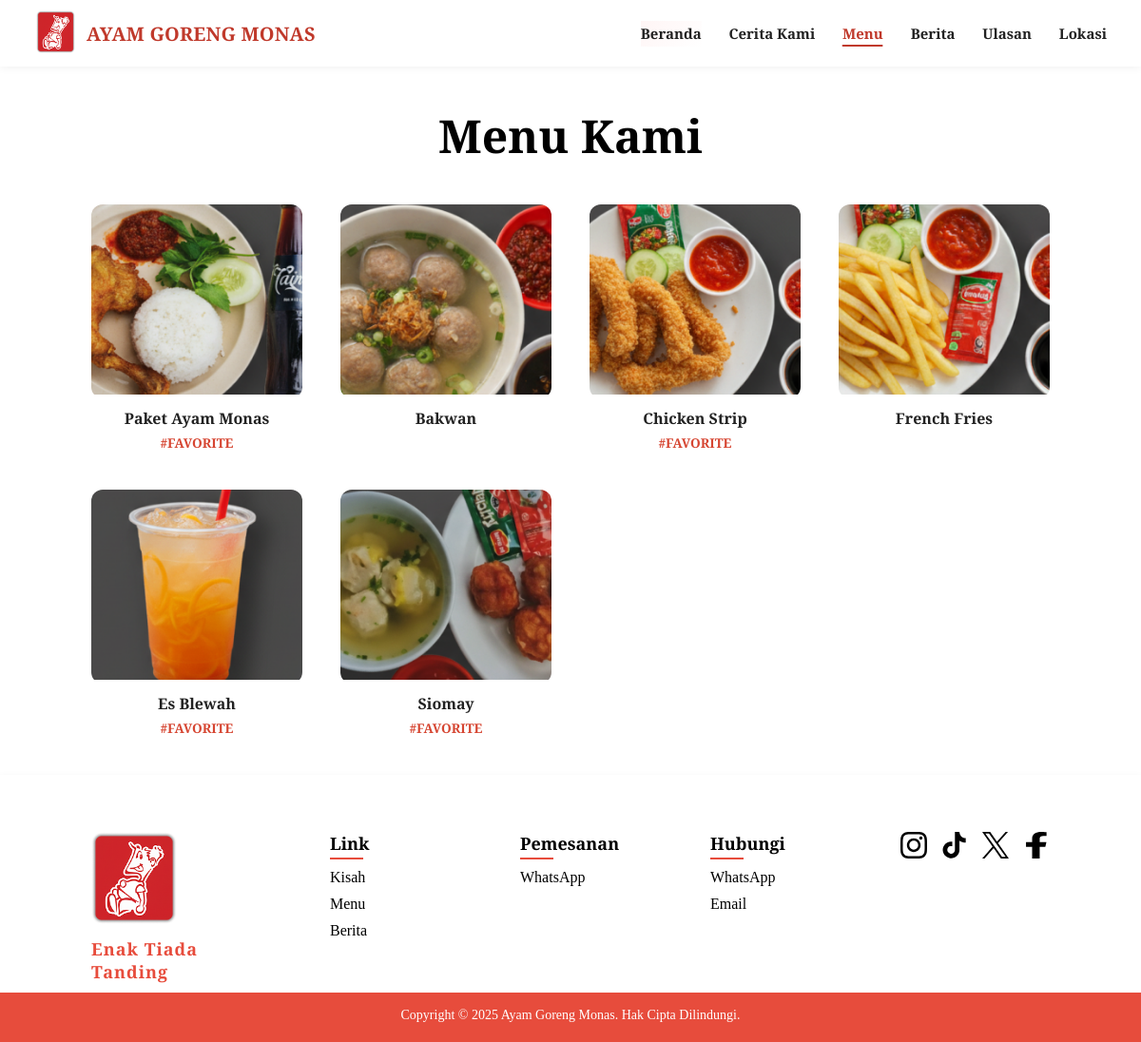
Page /menu.php on the committed database.
### tables this page shows
CREATE TABLE menu (
    id INT AUTO_INCREMENT PRIMARY KEY,
    nama VARCHAR(50) NOT NULL,
    gambar VARCHAR(100) NOT NULL,
    status VARCHAR(20) DEFAULT NULL
);

### menu.php (the view, shortened to what this page needs)
<!DOCTYPE html>
<html>
  <head>
    <link rel="stylesheet" href="./style/header.css" />
    <link rel="stylesheet" href="./style/menu.css" />
    <link rel="stylesheet" href="./style/location.css" />
    <link rel="stylesheet" href="./style/review.css" />
    <link rel="stylesheet" href="./style/home.css" />
    <link rel="stylesheet" href="./style/story.css" />
    <link rel="stylesheet" href="./style/footer.css" />
    <link rel="stylesheet" href="./style/news.css" />
  </head>
  <body>
    <section class="main-header">
      <div class="header-left">
        <div class="restaurant-logo">
          <img src="./source/Logo.png" alt="restaurant-logo" />
        </div>
        <div class="restaurant-name">AYAM GORENG MONAS</div>
      </div>
      <div class="header-right">
        <a href="index.html" class="nav home">Beranda</a>
        <a href="story.html" class="nav story">Cerita Kami</a>
        <a href="menu.php" class="nav menu active">Menu</a>
        <a href="news.php" class="nav news">Berita</a>
        <a href="review.php" class="nav review">Ulasan</a>
        <a href="location.html" class="nav location">Lokasi</a>
      </div>
    </section>
    <section class="menu">
  <h2>Menu Kami</h2>
  <div class="menu-grid">
    <?php
    $conn = mysqli_connect("localhost", "root", "", "ayamgoreng_monas");
    $sql = "SELECT * FROM menu";
    $result = mysqli_query($conn, $sql);
    if (mysqli_num_rows($result) > 0) {
      while ($row = mysqli_fetch_assoc($result)) {
        $menuData = htmlspecialchars(json_encode($row), ENT_QUOTES, 'UTF-8');
        echo '<div class="menu-item" onclick="openMenuModal(' . $menuData . ')">';
        echo '  <div class="menu-image-wrapper">';
        echo '    <img src="./Source/Daftar menu/' . htmlspecialchars($row['gambar']) . '" alt="' . htmlspecialchars($row['nama']) . '">';
        echo '  </div>';
        echo '  <div class="menu-info">';
        echo '    <p>' . htmlspecialchars($row['nama']) . '</p>';
        if (!empty($row['status'])) {
          echo '    <span class="favorite">#' . htmlspecialchars($row['status']) . '</span>';
        }
        echo '  </div>';
        echo '</div>';
      }
    } else {
      echo "<p>Tidak ada menu tersedia.</p>";
    }
    ?>
  </div>
</section>
    <section class="footer">
      <div class="footer-container">
        <div class="footer-logo">
          <img src="./Source/Logo.png" alt="Ayam Goreng Monas Logo" />
          <p class="footer-slogan">Enak Tiada Tanding</p>
        </div>
        <div class="footer-column">
          <h3>Link</h3>
          <ul>
            <li><a href="story.html">Kisah</a></li>
            <li><a href="menu.php">Menu</a></li>
            <li><a href="news.php">Berita</a></li>
          </ul>
        </div>
        <div class="footer-column">
          <h3>Pemesanan</h3>
          <ul>
            <li><a href="https://wa.me/6281234567890" target="_blank">WhatsApp</a></li>
          </ul>
        </div>
        <div class="footer-column">
          <h3>Hubungi</h3>
          <ul>
            <li><a href="https://wa.me/6281234567890" target="_blank">WhatsApp</a></li>
            <li><a href="mailto:ayamgorengmonas@gmail.com">Email</a></li>
          </ul>
        </div>
        <div class="footer-social">
          <a href="#" class="social-icon"><img src="./source/instagram.svg" alt="Instagram" /></a>
          <a href="#" class="social-icon"><img src="./source/tiktok.svg" alt="TikTok" /></a>
          <a href="#" class="social-icon"><img src="./source/x.svg" alt="X" /></a>
          <a href="#" class="social-icon"><img src="./source/facebook.svg" alt="Facebook" /></a>
        </div>
      </div>
      <div class="footer-bottom">
        <p>Copyright &copy; 2025 Ayam Goreng Monas. Hak Cipta Dilindungi.</p>
      </div>
    </section>
  </body>
</html>

### Style/header.css (style rules this page uses)
* { margin: 0; padding: 0; box-sizing: border-box; }
.main-header { width: 100%; background-color: #ffffff; box-shadow: 0 2px 8px rgba(0, 0, 0, 0.05); position: sticky; top: 0; z-index: 1000; display: flex; justify-content: space-between; align-items: center; padding: 6px 3vw; height: 70px; transition: all 0.3s ease; }
.header-left { display: flex; align-items: center; gap: 10px; }
.restaurant-logo img { width: 45px; height: 45px; object-fit: contain; transition: transform 0.3s ease; }
.restaurant-name { font-family: "Slabo 27px", serif; font-size: 20px; font-weight: 700; color: #c0392b; letter-spacing: 0.2px; transition: color 0.3s ease; }
.header-right { display: flex; align-items: center; justify-content: flex-end; gap: 1.8rem; }
.header-right a { position: relative; text-decoration: none; font-family: "Slabo 27px", serif; font-size: 15px; font-weight: 600; color: #222; transition: color 0.3s ease; line-height: 1; display: inline-block; padding: 6px 0; }
.header-right a::after { content: ""; position: absolute; left: 50%; bottom: 0; width: 0; height: 2px; background-color: #c0392b; transition: all 0.3s ease; transform: translateX(-50%); border-radius: 1px; }
.header-right a.active { color: #c0392b; }
.header-right a.active::after { width: 100%; bottom: 0; background-color: #c0392b; }

### Style/menu.css (style rules this page uses)
.menu { text-align: center; padding: 40px 8vw; font-family: "Slabo 27px", serif; background-color: #fff; }
.menu h2 { font-size: 3rem; margin-bottom: 40px; color: #000; font-weight: 700; }
.menu-grid { display: grid; grid-template-columns: repeat(auto-fit, minmax(220px, 1fr)); gap: 40px; }
.menu-item { cursor: pointer; opacity: 0; transform: translateY(30px); transition: opacity 0.6s ease, transform 0.6s ease; }
.menu-item.show { opacity: 1; transform: translateY(0); }
.menu-image-wrapper { border-radius: 12px; overflow: hidden; }
.menu-image-wrapper img { width: 100%; height: 200px; object-fit: cover; transition: transform 0.4s ease; }
.menu-info { margin-top: 10px; }
.menu-info p { font-weight: 600; color: #222; margin: 5px 0; }
.favorite { color: #d64531; font-size: 0.85rem; font-weight: 600; }

### Style/location.css (style rules this page uses)
* { margin: 0; padding: 0; box-sizing: border-box; }
html, body { height: 100%; }
body { display: flex; flex-direction: column; min-height: 100vh; }
.main-header, .location { flex-shrink: 0; }
.location { text-align: center; padding: 40px 20px; font-family: "Slabo 27px", serif; flex: 1; display: flex; flex-direction: column; justify-content: flex-start; }
.footer { flex-shrink: 0; margin-top: auto; }

### Style/review.css (style rules this page uses)
* { margin: 0; padding: 0; box-sizing: border-box; }
body { font-family: "Slabo 27px", serif; background-color: #fff; color: #000; }
.story-header.show, .timeline-item.show, .menu-item.show { opacity: 1; transform: translateX(0); }

### Style/home.css (style rules this page uses)
* { margin: 0; padding: 0; box-sizing: border-box; }
.home { background: linear-gradient(135deg, #fff5f5 0%, #ffffff 100%); padding: 4rem 0; }

### Style/story.css (style rules this page uses)
* { margin: 0; padding: 0; box-sizing: border-box; }

### Style/footer.css (style rules this page uses)
* { margin: 0; padding: 0; box-sizing: border-box; }
body { font-family: "Slabo 27px", serif; height: 100vh; }
.footer { background-color: #fff; color: #000000; position: relative; }
.footer-container { display: flex; justify-content: space-between; align-items: start; gap: 80px; padding: 60px 8vw 0; box-shadow: 0 2px 8px rgba(0, 0, 0, 0.05); }
.footer-logo { min-width: 150px; }
.footer-logo img { width: 90px; margin-bottom: 10px; }
.footer-slogan { color: #e74c3c; font-weight: bold; font-size: 18px; letter-spacing: 1px; margin-bottom: 10px; }
.footer-column { min-width: 120px; }
.footer-column h3 { color: #000000; font-size: 18px; margin-bottom: 15px; position: relative; }
.footer-column h3::after { content: ""; position: absolute; left: 0; bottom: -5px; width: 35px; height: 2px; background-color: #e74c3c; }
.footer-column ul { list-style: none; padding: 0; margin: 0; }
.footer-column ul li { margin-bottom: 10px; }
.footer-column ul li a { color: #000000; text-decoration: none; transition: color 0.3s; }
.footer-social { display: flex; gap: 15px; align-items: center; margin-left: auto; }
.footer-social img { width: 28px; height: 28px; transition: transform 0.3s; filter: none; color: #e74c3c; }
.footer-bottom { border-top: 1px solid #e74c3c; padding: 15px 8vw 20px; text-align: center; color: #fff; background-color: #e74c3c; font-size: 14px; }

### Style/news.css (style rules this page uses)
* { margin: 0; padding: 0; box-sizing: border-box; }
html, body { height: 100%; }
body { display: flex; flex-direction: column; min-height: 100vh; }
.news { max-width: 1200px; margin: 0 auto; }

### rows in the picture
menu: gambar (picture), nama "Paket Ayam Monas", status "FAVORITE"
menu: gambar+nama (picture), nama "Bakwan"
menu: gambar+nama (picture), nama "Chicken Strip", status "FAVORITE"
menu: gambar (picture), nama "French Fries"
menu: gambar+nama (picture), nama "Es Blewah", status "FAVORITE"
menu: gambar+nama (picture), nama "Siomay", status "FAVORITE"
